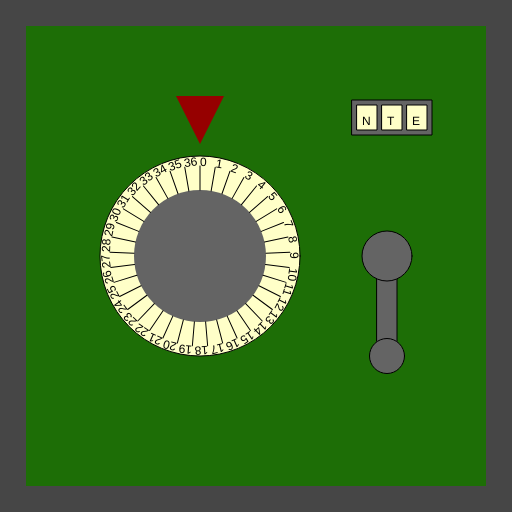
Frame 1 (no input)
Frame 60 (no input): identical to frame 1, image omitted
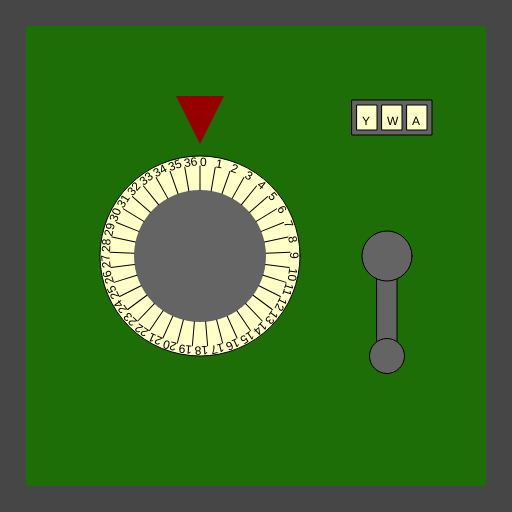
Frame 120 (the mouse pressed at the canvas centre since frame 60)

The p5.js sketch that drew these frames (run headless with seeded random() and noise() and a simulated clock; from frame 60 on, the mouse is pressed at the canvas centre):

// p5.js sketch
// ── sketch.js
/*

Officer: 2481930
CaseNum: 303-1-87161646-2481930

Case 303 - The Case of the Crooked Attorney
Stage 2 - Torvalds' House

This safe is in Torvalds’ home study. Be careful. If you get caught, I don’t know you !

Crack this safe by doing the following:

	Whilst the mouse is being dragged:
	- Decrement Cryptic_Locker_ValA by 2

	When any key is released:
	- Increment Cryptic_Locker_ValB by 3

	Whilst the mouse is moving:
	- Make Cryptic_Locker_ValC equal to the string "NTE"

	When the mouse button is pressed:
	- Make Cryptic_Locker_ValC equal to the string "YWA"



This time you'll need to create the relevant event handlers yourself.

There are many possible ways of investigating this case, but you
should use ONLY the following commands:

	- The assignment operator aka. the equals sign !
	- Incrementing +=
	- Decrementing -=

*/

//declare the variables

var Cryptic_Locker_ValA;
var Cryptic_Locker_ValB;
var Cryptic_Locker_ValC;


function preload()
{
	//IMAGES WILL BE LOADED HERE

}

function setup()
{
	createCanvas(512,512);

	//initialise the variables
	Cryptic_Locker_ValA = 0;
	Cryptic_Locker_ValB = 0;
	Cryptic_Locker_ValC = "";

}

///////////////////EVENT HANDLERS///////////////////

//Create event handlers here to open the safe ...

function mouseDragged(){
    Cryptic_Locker_ValA -= 2;
}

function keyReleased(){
    Cryptic_Locker_ValB += 3;
}

function mouseMoved(){
    Cryptic_Locker_ValC = "NTE";
}

function mousePressed(){
    Cryptic_Locker_ValC = 'YWA';
}


///////////////DO NOT CHANGE CODE BELOW THIS POINT///////////////////

function draw()
{

	//Draw the safe door
	background(70);
	noStroke();
	fill(29,110,6);
	rect(26,26,width-52,width-52);

	//Draw the combination dial
	push();
	translate(200,height/2);
	drawDial(200, Cryptic_Locker_ValA, 37);
	pop();

	//Draw the lever
	push();
	translate(width - 125,256);
	drawLever(Cryptic_Locker_ValB);
	pop();

	//Draw the spinner
	push();
	translate(width - 120,100);
	drawSpinner(3, Cryptic_Locker_ValC);
	pop();

}

function drawDial(diameter,num,maxNum)
{
	//the combination lock

	var r = diameter * 0.5;
	var p = r * 0.6;

	stroke(0);
	fill(255,255,200);
	ellipse(0,0,diameter,diameter);
	fill(100);
	noStroke();
	ellipse(0,0,diameter*0.66,diameter*0.66);
	fill(150,0,0);
	triangle(
		-p * 0.4,-r-p,
		p * 0.4,-r-p,
		0,-r-p/5
	);

	noStroke();

	push();
	var inc = 360/maxNum;

	rotate(radians(-num * inc));
	for(var i = 0; i < maxNum; i++)
	{
		push();
		rotate(radians(i * inc));
		stroke(0);
		line(0,-r*0.66,0,-(r-10));
		noStroke();
		fill(0);
		text(i,0,-(r-10));
		pop();
	}

	pop();
}

function drawLever(rot)
{
	push();
	rotate(radians(-rot))
	stroke(0);
	fill(100);
	rect(-10,0,20,100);
	ellipse(0,0,50,50);
	ellipse(0,100,35,35);
	pop();
}

function drawSpinner(numSpinners, val)
{
	var sw = 20;
	var ow = (sw + 5) * numSpinners + 5;
	stroke(0);
	fill(100);
	rect(-ow/2,0,ow,35);
	if(typeof(val) == "number")
	{
		val = floor(val).toString(); //convert to string
	}


	for(var d = numSpinners - val.length; d > 0; d--)
	{
		val = "-" + val;
	}

	for(var i = 0; i < numSpinners; i++)
	{
		stroke(0);
		fill(255,255,200);
		rect(-ow/2 + i * (sw + 5) + 5,5,20,25);
		fill(0);
		noStroke();
		text(val[i],-ow/2 + sw/2 + i * (sw +5),25);
	}

}
